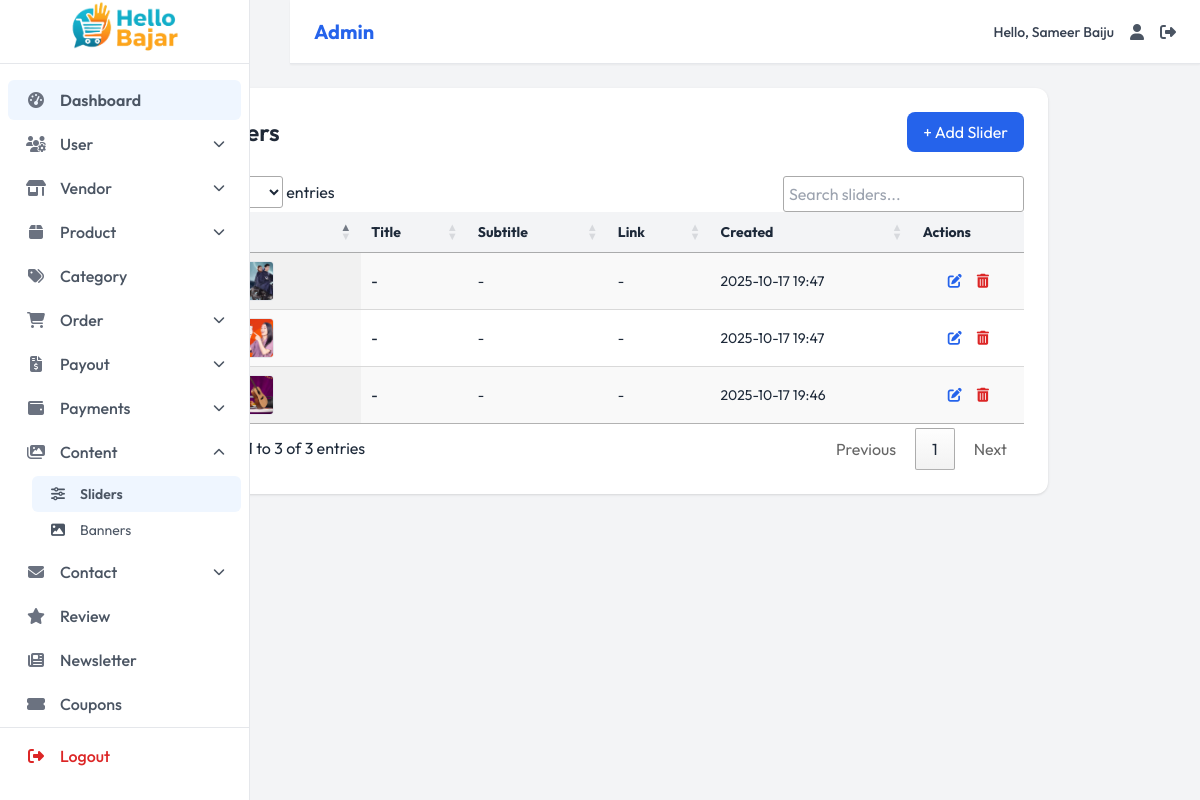
Screenshot of /admin-dashboard/sliders/ (signed in) with the database file from the repository.
### dashboard/models.py (models this page shows, shortened)
class Organization(models.Model):
    name = models.CharField(max_length=200, default="My Store")
    logo = models.ImageField(upload_to='org/', blank=True, null=True)
    email = models.EmailField()
    phone = models.CharField(max_length=15)
    phone_secondary = models.CharField(max_length=15, blank=True)
    address = models.TextField()
    facebook = models.URLField(blank=True)
    instagram = models.URLField(blank=True)
    twitter = models.URLField(blank=True)
    youtube = models.URLField(blank=True)
    tiktok = models.URLField(blank=True)
    class Meta:
        verbose_name = 'Organization Info'
        verbose_name_plural = 'Organization Info'

class Slider(models.Model):
    title = models.CharField(max_length=200, blank=True, null=True)
    subtitle = models.CharField(max_length=300, blank=True, null=True)
    image = models.ImageField(upload_to='sliders/')
    link = models.URLField(max_length=500, blank=True, null=True)
    is_active = models.BooleanField(default=True)
    created_at = models.DateTimeField(auto_now_add=True)
    updated_at = models.DateTimeField(auto_now=True)

### dashboard/views.py (the view)
    @login_required
    def wrapper(request, *args, **kwargs):
        if not hasattr(request.user, 'role') or not request.user.role.is_admin():
            return redirect('home')
        return view_func(request, *args, **kwargs)

### dashboard/models.py (called while the page is built)
    def is_admin(self):
        return self.role == 'admin'

### dashboard/views.py (called while the page is built)
def admin_required(view_func):
    @login_required
    def wrapper(request, *args, **kwargs):
        if not hasattr(request.user, 'role') or not request.user.role.is_admin():
            return redirect('home')
        return view_func(request, *args, **kwargs)
    return wrapper

@admin_required
def admin_sliders_list(request):
    sliders = Slider.objects.all().order_by('-created_at')
    return render(request, 'dashboard/pages/content/sliders_list.html', {'sliders': sliders})

### templates/dashboard/pages/content/sliders_list.html (shortened to what this page needs)
{% extends 'dashboard/components/base.html' %}
{% load static %}
{% block content %}
<div class="bg-white rounded-xl shadow p-6">
  <div class="flex justify-between items-center mb-6">
    <h1 class="text-2xl font-semibold text-gray-800"> Sliders</h1>
    <a href="{% url 'admin_slider_add' %}" class="bg-blue-600 text-white px-4 py-2 rounded-lg hover:bg-blue-700 transition">+ Add Slider</a>
  </div>
  <div class="overflow-x-auto">
    <table id="slidersTable" class="display w-full text-sm">
      <thead class="bg-gray-100">
        <tr>
          <th class="px-4 py-3 text-left">Images</th>
          <th class="px-4 py-3 text-left">Title</th>
          <th class="px-4 py-3 text-left">Subtitle</th>
          <th class="px-4 py-3 text-left">Link</th>
          <th class="px-4 py-3 text-left">Created</th>
          <th class="px-4 py-3 text-center">Actions</th>
        </tr>
      </thead>
      <tbody>
        {% for s in sliders %}
        <tr class="hover:bg-gray-50">
          <td class="px-4 py-3">
            <div class="flex flex-wrap gap-1">
            </div>
          </td>
          <td class="px-4 py-3 font-medium">{{ s.title|default:'-' }}</td>
          <td class="px-4 py-3">{{ s.subtitle|default:'-' }}</td>
          <td class="px-4 py-3">
            {% if s.link %}
              <a href="{{ s.link }}" class="text-blue-600 hover:underline" target="_blank">{{ s.link }}</a>
            {% else %}
              -
            {% endif %}
          </td>
          <td class="px-4 py-3">{{ s.created_at|date:"Y-m-d H:i" }}</td>
          <td class="px-4 py-3 text-center space-x-3">
            <a href="{% url 'admin_slider_update' s.id %}" class="text-blue-600 hover:text-blue-800" title="Edit">
              <i class="fas fa-edit"></i>
            </a>
            <a href="{% url 'admin_slider_delete' s.id %}" onclick="return confirm('Delete this slider?')" class="text-red-600 hover:text-red-800" title="Delete">
              <i class="fas fa-trash-alt"></i>
            </a>
          </td>
        </tr>
        {% endfor %}
      </tbody>
    </table>
  </div>
</div>
{% endblock %}

### templates/dashboard/components/navbar.html (shortened to what this page needs)
<nav class="navbar bg-white border-b border-gray-200 fixed top-0 md:left-[290px] left-0 right-0 z-40 flex items-center justify-between px-6 py-3 shadow-sm">
  <div class="flex items-center">
   <span class="text-xl font-bold text-blue-600">
    {% if request.user.role.role == 'admin' %}
        Admin
    {% else %}
        Vendor
    {% endif %}
</span>
  </div>
  <div class="flex items-center space-x-4">
    <span class="text-sm font-medium text-gray-700">Hello, {{user.first_name}} {{user.last_name}}</span>
    <a href="" class="hover:text-blue-600 transition-colors duration-200" title="Profile" aria-label="Profile">
      <i class="fas fa-user text-gray-600"></i>
    </a>
    <a href="{% url 'logout'%}" class="hover:text-blue-600 transition-colors duration-200" title="Logout" aria-label="Logout">
      <i class="fas fa-sign-out-alt text-gray-600"></i>
    </a>
  </div>
</nav>

### templates/dashboard/components/sidebar.html (shortened to what this page needs)
<aside
  id="sidebar"
  class="bg-white border-r border-gray-200 w-[250px] fixed inset-y-0 left-0 transform transition-transform duration-300 md:translate-x-0 -translate-x-full z-30 flex flex-col pb-6"
  aria-label="Main navigation"
>
  <div class="px-0 py-0 h-16 flex items-center border-b border-gray-200">
    <a href="{% if request.user.role.role == 'admin' %}{% url 'admin_dashboard' %}{% else %}{% url 'vendor_dashboard' %}{% endif %}"
       class="flex items-center justify-center w-full h-full"
       aria-label="Hello Bazar Dashboard">
      <img src="{{organization.logo.url}}" alt="Hello Bazar Logo" class="h-full w-full object-contain">
    </a>
  </div>
  {% if request.user.role.role == 'admin' %}
  <nav class="flex-grow overflow-y-auto py-4 text-md" aria-label="Sidebar navigation">
    <ul class="space-y-1 px-2">
      <li>
        <a href="{% url 'admin_dashboard' %}" class="sidebar-link flex items-center px-4 py-2 rounded-md text-gray-600 font-medium hover:bg-gray-100 transition-all duration-200">
          <i class="fas fa-tachometer-alt w-6 text-center text-gray-500 mr-3"></i>
          <span>Dashboard</span>
        </a>
      </li>
      <li>
        <button class="sidebar-dropdown-toggle flex items-center w-full px-4 py-2 rounded-md text-gray-600 font-medium hover:bg-gray-100 transition-all duration-200">
          <i class="fas fa-users-cog w-6 text-center text-gray-500 mr-3"></i>
          <span>User</span>
          <i class="dropdown-icon fas fa-chevron-down text-xs ml-auto transition-transform duration-200"></i>
        </button>
      </li>
      <li>
        <button class="sidebar-dropdown-toggle flex items-center w-full px-4 py-2 rounded-md text-gray-600 font-medium hover:bg-gray-100 transition-all duration-200">
          <i class="fas fa-store-alt w-6 text-center text-gray-500 mr-3"></i>
          <span>Vendor</span>
          <i class="dropdown-icon fas fa-chevron-down text-xs ml-auto transition-transform duration-200"></i>
        </button>
      </li>
      <li>
        <button class="sidebar-dropdown-toggle flex items-center w-full px-4 py-2 rounded-md text-gray-600 font-medium hover:bg-gray-100 transition-all duration-200">
          <i class="fas fa-box w-6 text-center text-gray-500 mr-3"></i>
          <span>Product</span>
          <i class="dropdown-icon fas fa-chevron-down text-xs ml-auto transition-transform duration-200"></i>
        </button>
      </li>
      <li>
        <a href="{% url 'admin_categories_list' %}" class="sidebar-link flex items-center px-4 py-2 rounded-md text-gray-600 font-medium hover:bg-gray-100 transition-all duration-200">
          <i class="fas fa-tags w-6 text-center text-gray-500 mr-3"></i>
          <span>Category</span>
        </a>
      </li>
      <li>
        <button class="sidebar-dropdown-toggle flex items-center w-full px-4 py-2 rounded-md text-gray-600 font-medium hover:bg-gray-100 transition-all duration-200">
          <i class="fas fa-shopping-cart w-6 text-center text-gray-500 mr-3"></i>
          <span>Order</span>
          <i class="dropdown-icon fas fa-chevron-down text-xs ml-auto transition-transform duration-200"></i>
        </button>
      </li>
      <li>
        <button class="sidebar-dropdown-toggle flex items-center w-full px-4 py-2 rounded-md text-gray-600 font-medium hover:bg-gray-100 transition-all duration-200">
          <i class="fas fa-file-invoice-dollar w-6 text-center text-gray-500 mr-3"></i>
          <span>Payout</span>
          <i class="dropdown-icon fas fa-chevron-down text-xs ml-auto transition-transform duration-200"></i>
        </button>
      </li>
  <li>
    <button class="sidebar-dropdown-toggle flex items-center w-full px-4 py-2 rounded-md text-gray-600 font-medium hover:bg-gray-100 transition-all duration-200">
      <i class="fas fa-wallet w-6 text-center text-gray-500 mr-3"></i>
      <span>Payments</span>
      <i class="dropdown-icon fas fa-chevron-down text-xs ml-auto transition-transform duration-200"></i>
    </button>
  </li>
      <li>
        <button class="sidebar-dropdown-toggle flex items-center w-full px-4 py-2 rounded-md text-gray-600 font-medium hover:bg-gray-100 transition-all duration-200">
          <i class="fas fa-images w-6 text-center text-gray-500 mr-3"></i>
          <span>Content</span>
          <i class="dropdown-icon fas fa-chevron-down text-xs ml-auto transition-transform duration-200"></i>
        </button>
        <ul class="sidebar-submenu hidden pl-6 mt-1">
          <li>
            <a href="{% url 'admin_sliders_list' %}" class="sublink flex items-center px-4 py-2 rounded-md text-gray-600 font-normal text-sm hover:bg-gray-100 transition-all duration-200">
              <i class="fas fa-sliders-h w-5 text-center mr-3"></i>
              Sliders
            </a>
          </li>
          <li>
            <a href="{% url 'admin_banners_list' %}" class="sublink flex items-center px-4 py-2 rounded-md text-gray-600 font-normal text-sm hover:bg-gray-100 transition-all duration-200">
              <i class="fas fa-image w-5 text-center mr-3"></i>
              Banners
            </a>
          </li>
        </ul>
      </li>
      <li>
        <button class="sidebar-dropdown-toggle flex items-center w-full px-4 py-2 rounded-md text-gray-600 font-medium hover:bg-gray-100 transition-all duration-200">
          <i class="fas fa-envelope w-6 text-center text-gray-500 mr-3"></i>
          <span>Contact</span>
          <i class="dropdown-icon fas fa-chevron-down text-xs ml-auto transition-transform duration-200"></i>
        </button>
      </li>
      <li>
        <a href="{% url 'admin_reviews_list' %}" class="sidebar-link flex items-center px-4 py-2 rounded-md text-gray-600 font-medium hover:bg-gray-100 transition-all duration-200">
          <i class="fas fa-star w-6 text-center text-gray-500 mr-3"></i>
          <span>Review</span>
        </a>
      </li>
      <li>
        <a href="{% url 'admin_newsletter_list' %}" class="sidebar-link flex items-center px-4 py-2 rounded-md text-gray-600 font-medium hover:bg-gray-100 transition-all duration-200">
          <i class="fas fa-newspaper w-6 text-center text-gray-500 mr-3"></i>
          <span>Newsletter</span>
        </a>
      </li>
      <li>
        <a href="{% url 'admin_coupons_list' %}" class="sidebar-link flex items-center px-4 py-2 rounded-md text-gray-600 font-medium hover:bg-gray-100 transition-all duration-200">
          <i class="fas fa-ticket-alt w-6 text-center text-gray-500 mr-3"></i>
          <span>Coupons</span>
        </a>
      </li>
    </ul>
  </nav>
  {% endif %}
  <div class="border-t border-gray-200 pt-2 px-2">
    <ul class="space-y-1">
      <li>
        <a href="{% url 'logout' %}" class="flex items-center px-4 py-2 rounded-md text-red-600 font-medium hover:bg-red-50 transition-all duration-200">
          <i class="fas fa-sign-out-alt w-6 text-center mr-3"></i>
          Logout
        </a>
      </li>
    </ul>
  </div>
</aside>

### templates/dashboard/components/base.html (style rules this page uses)
:root { --primary: #3b82f6; --primary-dark: #456fff; --primary-light: #60a5fa; --secondary: #4b5563; --success: #10b981; --warning: #f59e0b; --danger: #ef4444; --info: #06b6d4; --light: #f3f4f6; --dark: #1f2937; --white: #ffffff; --new-black-light: #344054; --new-black-light-opa: #3440543e; --new-black-dark: #1d2939; --new-blue: #456fff; --spacing-xs: 0.25rem; --spacing-sm: 0.5rem; --spacing-md: 1rem; --spacing-lg: 1.5rem; --spacing-xl: 2rem; --font-family-sans: "Outfit", "Inter", "Segoe UI", "Roboto", "Helvetica Neue", "Open Sans", sans-serif; --text-xs: 0.75rem; --text-sm: 0.875rem; --text-base: 1rem; --text-lg: 1.125rem; --text-xl: 1.25rem; --text-2xl: 1.5rem; --radius-md: 0.375rem; --radius-lg: 0.5rem; }
* { box-sizing: border-box; margin: 0; padding: 0; }
body { font-family: var(--font-family-sans); background-color: var(--light); color: var(--new-black-dark); line-height: 1.5; overflow-x: hidden; height: 100vh; transition: background-color 0.3s, color 0.3s; }
.navbar { background-color: var(--white); padding: var(--spacing-sm) var(--spacing-md); border-bottom: 1px solid var(--light); position: fixed; top: 0; left: 0; right: 0; z-index: 50; display: flex; justify-content: space-between; align-items: center; box-shadow: 0 1px 3px rgba(0, 0, 0, 0.1); height: 4rem; }

### rows the page displays
Organization: logo (picture)
Slider: title "-", subtitle "-", created_at "2025-10-17 19:47"
Slider: title "-", subtitle "-", created_at "2025-10-17 19:47"
Slider: title "-", subtitle "-", created_at "2025-10-17 19:46"

### other values shown
{{ user.first_name }} "Sameer"
{{ user.last_name }} "Baiju"
